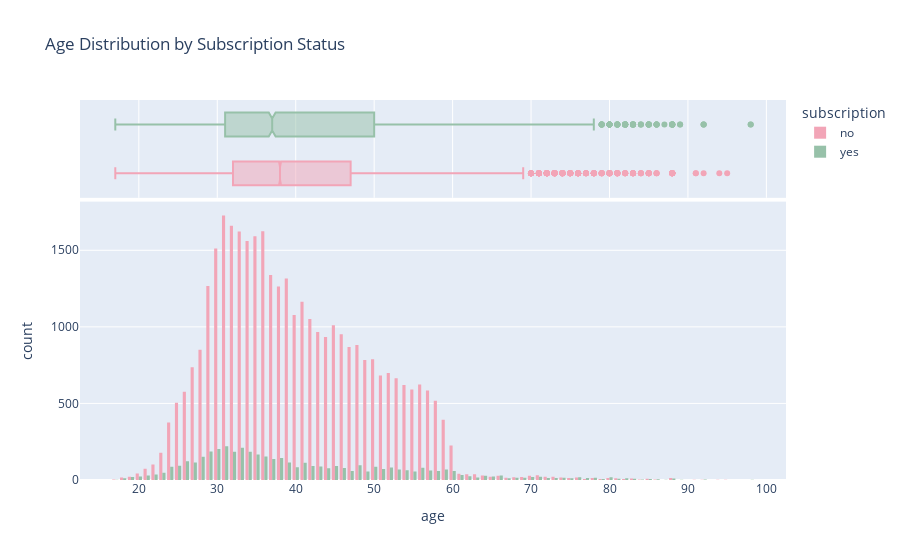

Notebook cell for this chart:
### Code cell
fig = px.histogram(
    bankmktg_df,
    x="age",
    color="subscription",     # groups by subscribed/not subscribed
    barmode="group",        # show bars side by side; use "stack" if you prefer stacked bars
    title="Age Distribution by Subscription Status",
    color_discrete_sequence=['#F2A5B7', '#97C1A9'],
    marginal='box'
)
fig.write_image("images/age.png")
fig.show()

### Figure 1 — Plotly figure (JSON) as saved in the notebook; plotly's stock layout.template omitted (floating-point values rounded to 4 significant figures; data arrays with more than 128 entries replaced by an {"elided": "..."} marker saying what was removed)
{"data": [{"alignmentgroup": "True", "bingroup": "x", "hovertemplate": "subscription=no<br>age=%{x}<br>count=%{y}<extra></extra>", "legendgroup": "no", "marker": {"color": "#F2A5B7", "pattern": {"shape": ""}}, "name": "no", "offsetgroup": "no", "orientation": "v", "showlegend": true, "type": "histogram", "x": {"elided": "36537 int values"}, "xaxis": "x", "yaxis": "y"}, {"alignmentgroup": "True", "hovertemplate": "subscription=no<br>age=%{x}<extra></extra>", "legendgroup": "no", "marker": {"color": "#F2A5B7"}, "name": "no", "notched": true, "offsetgroup": "no", "showlegend": false, "type": "box", "x": {"elided": "36537 int values"}, "xaxis": "x2", "yaxis": "y2"}, {"alignmentgroup": "True", "bingroup": "x", "hovertemplate": "subscription=yes<br>age=%{x}<br>count=%{y}<extra></extra>", "legendgroup": "yes", "marker": {"color": "#97C1A9", "pattern": {"shape": ""}}, "name": "yes", "offsetgroup": "yes", "orientation": "v", "showlegend": true, "type": "histogram", "x": {"elided": "4639 int values"}, "xaxis": "x", "yaxis": "y"}, {"alignmentgroup": "True", "hovertemplate": "subscription=yes<br>age=%{x}<extra></extra>", "legendgroup": "yes", "marker": {"color": "#97C1A9"}, "name": "yes", "notched": true, "offsetgroup": "yes", "showlegend": false, "type": "box", "x": {"elided": "4639 int values"}, "xaxis": "x2", "yaxis": "y2"}], "layout": {"autosize": true, "barmode": "group", "legend": {"title": {"text": "subscription"}, "tracegroupgap": 0}, "title": {"text": "Age Distribution by Subscription Status"}, "xaxis": {"anchor": "y", "autorange": true, "domain": [0, 1], "range": [12.5, 102.5], "title": {"text": "age"}, "type": "linear"}, "xaxis2": {"anchor": "y2", "autorange": true, "domain": [0, 1], "matches": "x", "range": [12.5, 102.5], "showgrid": true, "showticklabels": false, "type": "linear"}, "yaxis": {"anchor": "x", "autorange": true, "domain": [0, 0.7326], "range": [0, 1818.0], "title": {"text": "count"}}, "yaxis2": {"anchor": "x2", "autorange": true, "domain": [0.7426, 1], "matches": "y2", "range": [-0.5, 1.5], "showgrid": false, "showline": false, "showticklabels": false, "ticks": "", "type": "category"}}}
